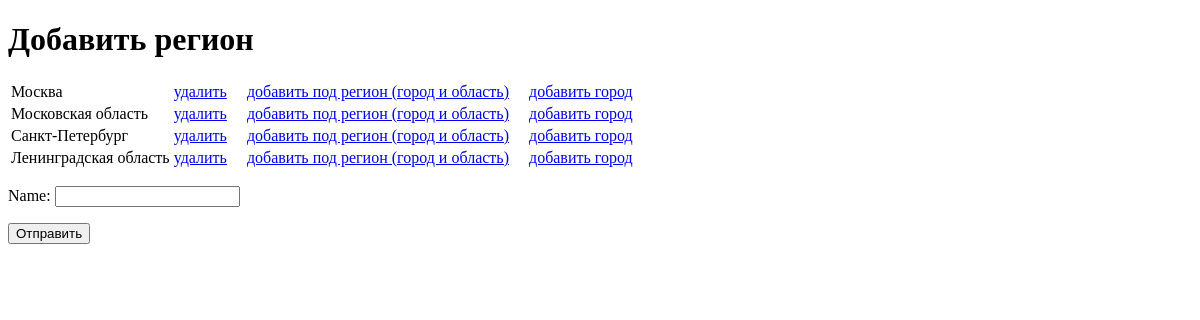
Page /geo/country/1/add_region on the earlier database version.
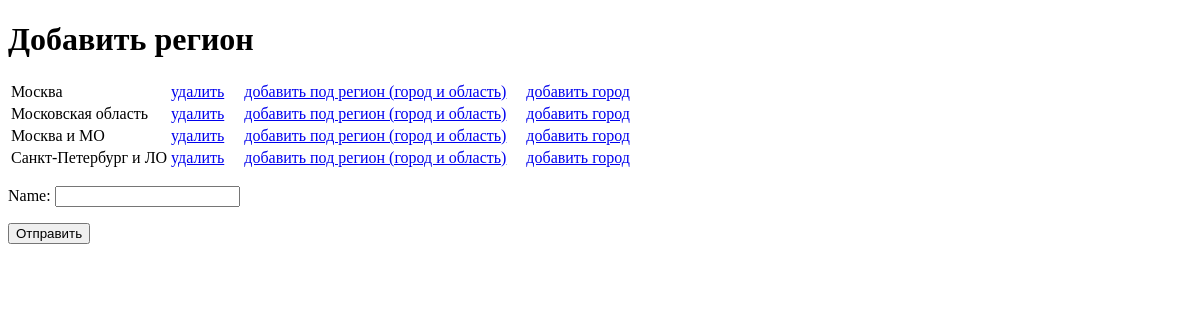
Same page on the later database version.
### flat/models.py (models this page shows, shortened)
class Region(models.Model):
    name = models.CharField(max_length=100)
    country = models.ForeignKey(Country, on_delete=models.RESTRICT)
    pid = models.ForeignKey('self', null=True, blank=True, related_name='parent', on_delete=models.RESTRICT)
    class Meta:
        verbose_name_plural = 'Тип Регионы (для выборки)'
        verbose_name = 'Тип Регион (для выборки)'

### geo/views.py (the view)
# urls.py: path('country/<int:id>/add_region', views.add_region, name='country.add_region'),
def add_region(request, id):
    regionlistitems = Region.objects.filter(country_id=id)
    regionlist = []
    regionlistchildren = {}
    for r in regionlistitems:
        if r.pid:
            if r.pid not in regionlistchildren:
                regionlistchildren[r.pid] = []
            regionlistchildren[r.pid].append(r)
        else:
            regionlist.append(r)
    context = {
        'id': id,
        'regionlist': regionlist,
        'regionlistchildren': regionlistchildren
    }
    return render(request, 'geo/add_region.html', context)

### geo/templates/geo/add_region.html (shortened to what this page needs)
<!DOCTYPE html>
<html lang="en" xmlns="http://www.w3.org/1999/html">
<head>
</head>
<body>
<h1>Добавить регион</h1>
<table>
{% for r in regionlist %}
     <tr>
    <td>{{r.name}}</td>
     <td>
         <a href="{% url 'region.delete' r.id %}">удалить</a> &nbsp;&nbsp;&nbsp;
         <a href="{% url 'region.add_child' r.id %}">добавить под регион (город и область)</a>  &nbsp;&nbsp;&nbsp;
         <a href="{% url 'region.add_city' r.id %}">добавить город</a>
     </td>
     </tr>
{% endfor %}
</table>
<form method="post" action="{% url 'country.create_region' id %}">
    <p><label for="id_name">Name:</label>
        <input type="text" name="name" maxlength="100" required="" id="id_name">
    </p>
    <button type="submit">Отправить</button>
</form>
</body>
</html>

Differences in the rows shown:
removed Region: name "Санкт-Петербург"
removed Region: name "Ленинградская область"
added Region: name "Москва и МО"
added Region: name "Санкт-Петербург и ЛО"
